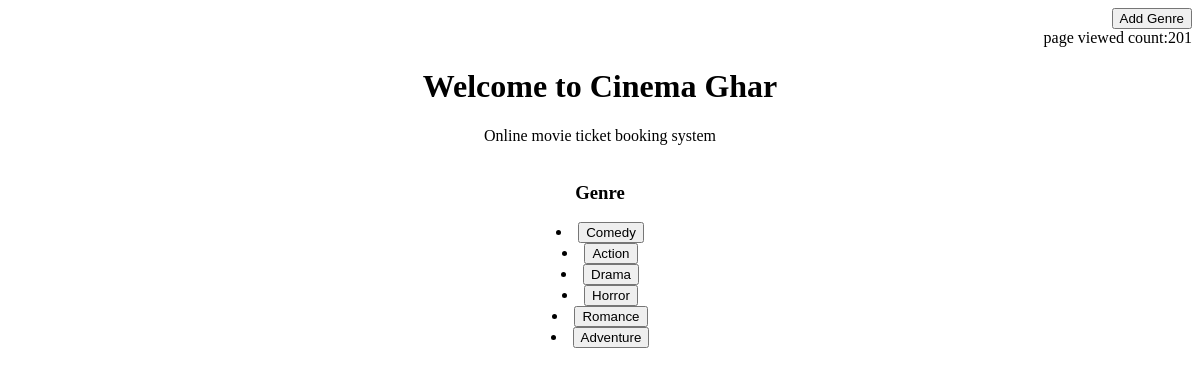
/, run on an earlier commit of the app's database.
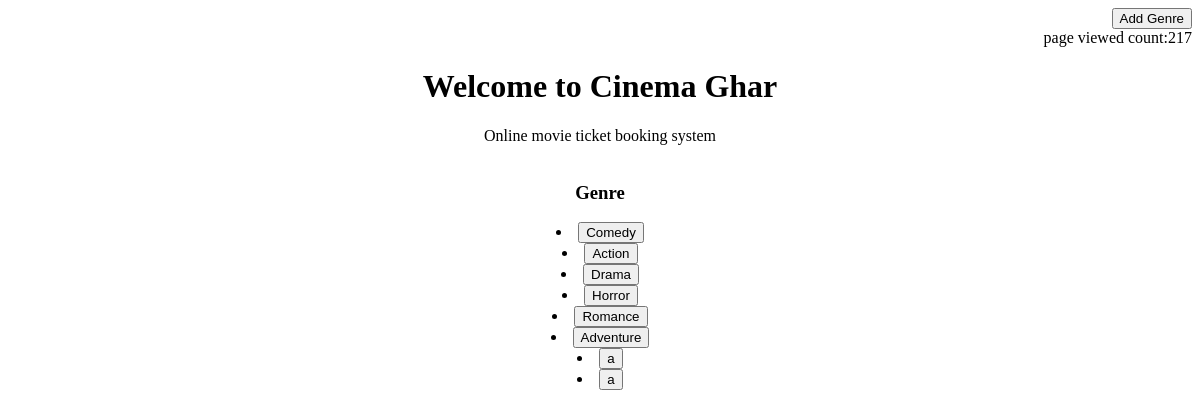
And on a later commit of the database.
### managemovie/models.py (models this page shows, shortened)
class MovieGenre(models.Model):
	name =models.CharField(max_length= 50)
	image=models.FileField(blank=True)
	discription=models.TextField(max_length=500)

### managemovie/views.py (the view)
# urls.py: url(r'^$', views.MovieGenreListView.as_view(), name='home'),
class MovieGenreListView(ListView):
	model = MovieGenre
	template_name= 'managemovie/home.html'
	def get_context_data(self, **kwargs):
		context = super(MovieGenreListView, self).get_context_data(**kwargs)
		x=PageView.objects.all()[0]
		x.hits=x.hits+1
		x.save()
		context1={
		'page':x.hits,
		}
		context.update(context1)
		return context

### managemovie/templates/managemovie/home.html
<html>
<p align="right">
    <a href= "{% url 'managemovie:moviegenre-add' %}"><button >Add Genre</button></a>
    <br>
    page viewed count:{{ page}}
</p>
<center>
<h1>Welcome to Cinema Ghar</h1>
<h7>Online movie ticket booking system</h7>
<br>
<br>
<h3>Genre</h3>
{% for i in object_list%}
    <li>
    	<a href ='{{i.id}}'><button >{{ i.name }} </button >
    	</a>
    </li>
{% empty %}
    <li>No Genre yet.</li>
{% endfor %}
</center>
</html>

What changed in the data, as far as the page shows it:
added MovieGenre: name "a"
added MovieGenre: name "a"
Also different on the page:
{{ page }}: "201" → "217"
